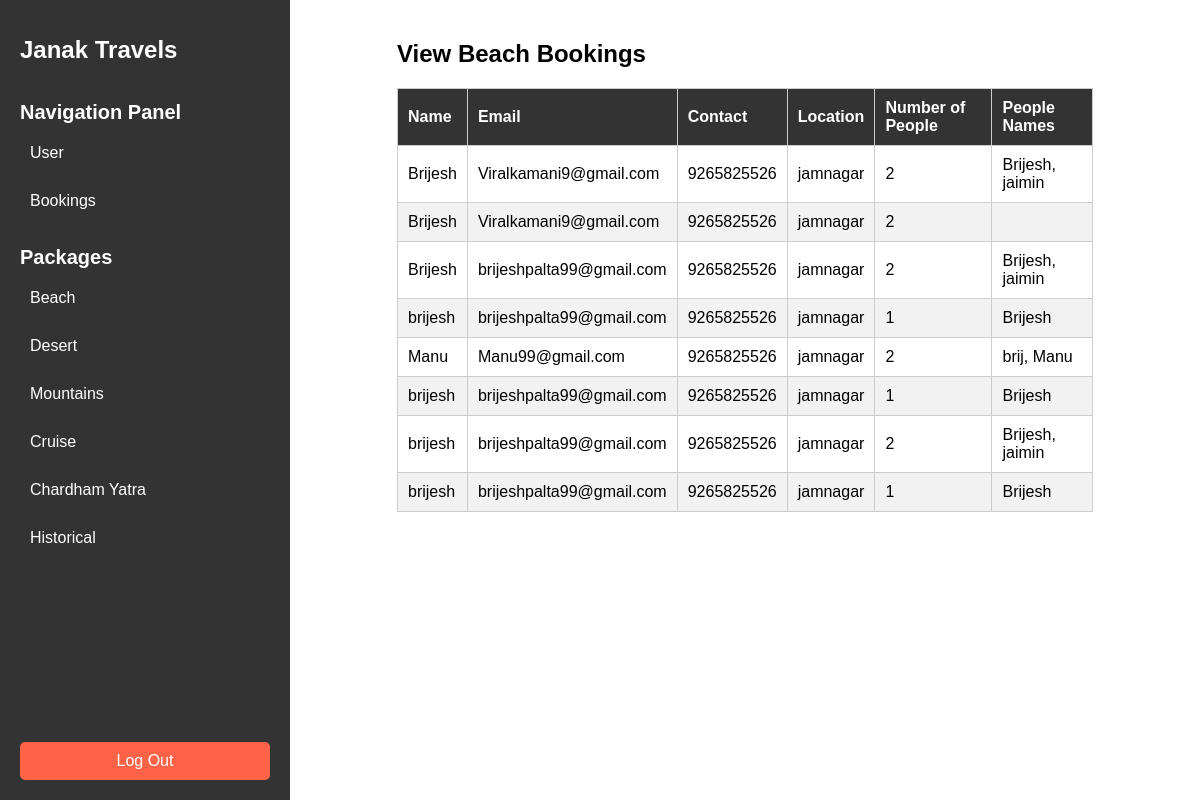
/Admin/fetchbeach.php, run on the app's committed database.
### tables this page shows
CREATE TABLE `beach_bookings` (
  `id` int(11) NOT NULL,
  `name` varchar(255) NOT NULL,
  `email` varchar(255) NOT NULL,
  `contact` varchar(15) NOT NULL,
  `location` varchar(255) NOT NULL,
  `num_people` int(11) NOT NULL,
  `people_names` text DEFAULT NULL,
  `timestamp` timestamp NOT NULL DEFAULT current_timestamp()
);

### Admin/fetchbeach.php (the view, shortened to what this page needs)
<!DOCTYPE html>
<html lang="en">
<head>
</head>
<body>
<div class="container">
    <div class="sidebar">
        <h1><a href="admindashboard.php" style="color: white; text-decoration: none;">Janak Travels</a></h1>
        <h2>Navigation Panel</h2>
        <ul>
            <li class="dropdown">
                <a href="#">User</a>
            </li>
            <li class="dropdown">
                <a href="#">Bookings</a>
            </li>
        </ul>
        <h2>Packages</h2>
        <ul>
            <li><a href="fetchbeach.php">Beach</a></li>
            <li><a href="fetchdesert.php">Desert</a></li>
            <li><a href="fetchmountain.php">Mountains</a></li>
            <li><a href="fetchcruise.php">Cruise</a></li>
            <li><a href="fetchchardhamyatra.php">Chardham Yatra</a></li>
            <li><a href="fetchhistorical.php">Historical</a></li>
        </ul>
        <button class="logout-btn">Log Out</button>
    </div>
    <div class="content">
        <div class="view-container">
            <h2>View Beach Bookings</h2>
            <?php
            $servername = "localhost";
            $username = "root";
            $password = "";
            $database = "travels";
            $conn = new mysqli($servername, $username, $password, $database);
            $sql = "SELECT * FROM beach_bookings";
            $result = $conn->query($sql);
            if ($result->num_rows > 0) {
                echo "<table>
                        <thead>
                            <tr>
                                <th>Name</th>
                                <th>Email</th>
                                <th>Contact</th>
                                <th>Location</th>
                                <th>Number of People</th>
                                <th>People Names</th>
                            </tr>
                        </thead>
                        <tbody>";
                while ($row = $result->fetch_assoc()) {
                    echo "<tr>
                            <td>" . $row["name"] . "</td>
                            <td>" . $row["email"] . "</td>
                            <td>" . $row["contact"] . "</td>
                            <td>" . $row["location"] . "</td>
                            <td>" . $row["num_people"] . "</td>
                            <td>" . $row["people_names"] . "</td>
                          </tr>";
                }
                echo "</tbody></table>";
            } else {
                echo "0 results";
            }
            ?>
        </div>
    </div>
</div>
</body>
</html>

### Admin/fetchbeach.php (style rules this page uses)
body { font-family: Arial, sans-serif; margin: 0; padding: 0; overflow: hidden; }
.container { display: flex; height: 100vh; }
.sidebar { width: 250px; background-color: #333; color: #fff; padding: 20px; position: relative; overflow: hidden; transition: width 0.3s ease; display: flex; flex-direction: column; }
.sidebar h1 { font-size: 24px; margin-bottom: 20px; }
.sidebar h2 { font-size: 20px; margin-bottom: 10px; color: #fff; }
.sidebar ul { list-style: none; padding: 0; margin: 0; }
.sidebar ul li { margin-bottom: 10px; }
.sidebar ul li a { text-decoration: none; color: #fff; font-size: 16px; display: block; padding: 10px; border-radius: 5px; transition: background-color 0.3s ease; }
.logout-btn { background-color: #ff6347; border: none; color: #fff; padding: 10px 20px; font-size: 16px; border-radius: 5px; cursor: pointer; transition: background-color 0.3s ease; margin-top: auto; }
.content { flex: 1; padding: 20px; overflow-y: auto; }
.view-container { width: 80%; margin: auto; }
.view-container h2 { margin-bottom: 20px; }
table { width: 100%; border-collapse: collapse; }
table, th, td { border: 1px solid #ccc; }
th, td { padding: 10px; text-align: left; }
th { background-color: #333; color: #fff; }
tbody tr:nth-child(even) { background-color: #f2f2f2; }

### data on the page
beach_bookings: name "Brijesh", email "Viralkamani9@gmail.com", contact "9265825526", location "jamnagar", num_people "2", people_names "Brijesh, jaimin"
beach_bookings: name "Brijesh", email "Viralkamani9@gmail.com", contact "9265825526", location "jamnagar", num_people "2"
beach_bookings: name "Brijesh", email "brijeshpalta99@gmail.com", contact "9265825526", location "jamnagar", num_people "2", people_names "Brijesh, jaimin"
beach_bookings: name "brijesh", email "brijeshpalta99@gmail.com", contact "9265825526", location "jamnagar", num_people "1", people_names "Brijesh"
beach_bookings: name "Manu", email "Manu99@gmail.com", contact "9265825526", location "jamnagar", num_people "2", people_names "brij, Manu"
beach_bookings: name "brijesh", email "brijeshpalta99@gmail.com", contact "9265825526", location "jamnagar", num_people "1", people_names "Brijesh"
beach_bookings: name "brijesh", email "brijeshpalta99@gmail.com", contact "9265825526", location "jamnagar", num_people "2", people_names "Brijesh, jaimin"
beach_bookings: name "brijesh", email "brijeshpalta99@gmail.com", contact "9265825526", location "jamnagar", num_people "1", people_names "Brijesh"
